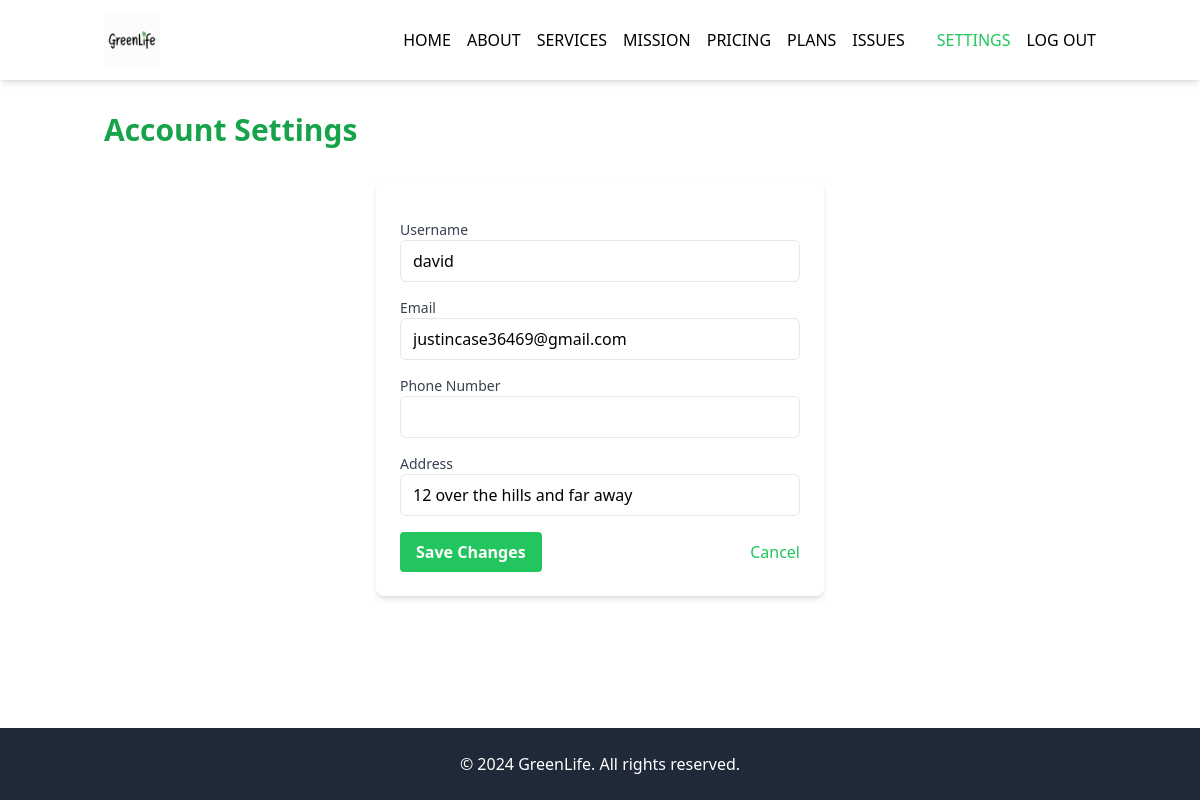
The app's page /settings/ (signed in), older data.
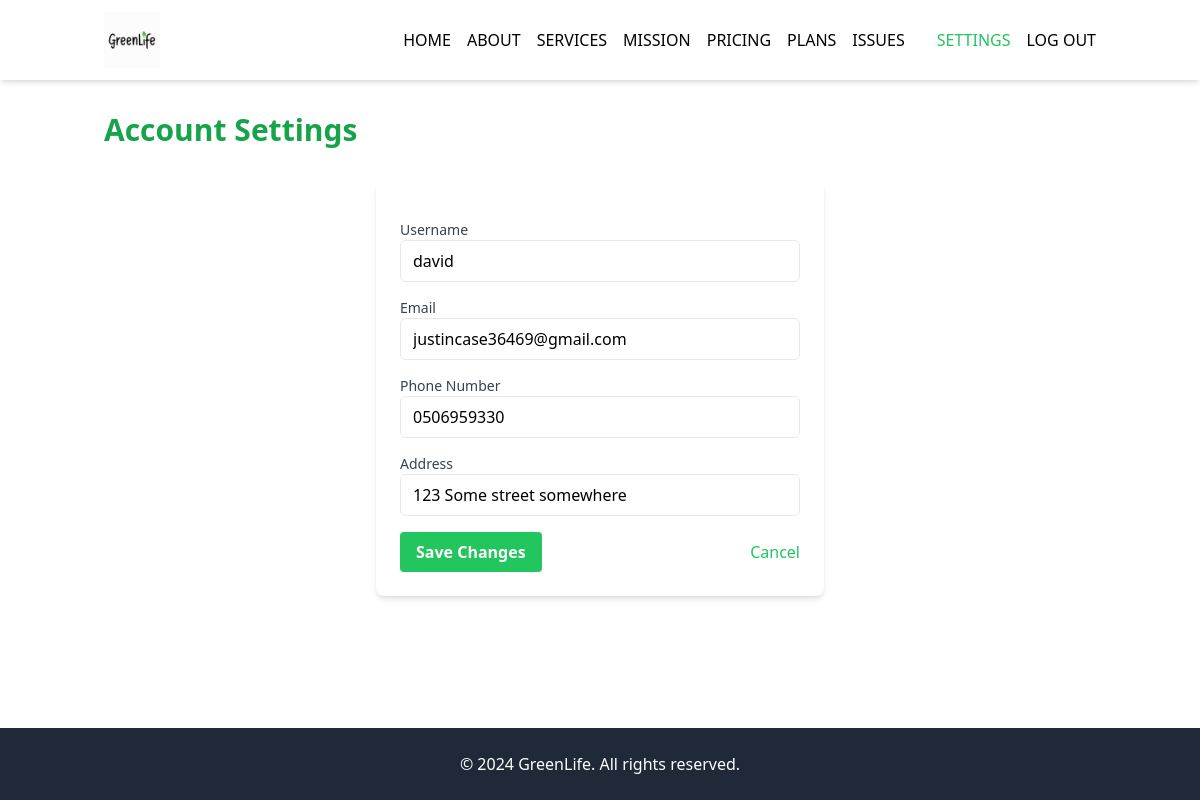
The same page, newer data.
### core/models.py (models this page shows, shortened)
class Customer(models.Model):
    user = models.OneToOneField('User', on_delete=models.CASCADE)
    phone_number = models.CharField(max_length=30, blank=True, null=True)
    username = models.CharField(max_length=30, null=False, blank=False)
    address = models.CharField(max_length=30, null=False, blank=False)

### core/views.py (the view)
# urls.py: path('settings/', settings, name='settings'),
@login_required
def settings(request):
    customer = Customer.objects.get(user=request.user)
    if request.method == 'POST':
        form = CustomerSettingsForm(request.POST, instance=customer)
        if form.is_valid():
            form.save()
            messages.success(request, 'Your settings have been updated successfully.')
            return redirect('settings')
    else:
        form = CustomerSettingsForm(instance=customer)
    return render(request, 'settings.html', {'form': form})

### core/forms.py (shortened to what this page needs)
class CustomerSettingsForm(forms.ModelForm):
    email = forms.EmailField(widget=forms.EmailInput(attrs={'class': 'w-full px-3 py-2 border rounded-md'}))
    class Meta:
        model = Customer
        fields = ['username', 'email', 'phone_number', 'address']
        widgets = {
            'username': forms.TextInput(attrs={'class': 'w-full px-3 py-2 border rounded-md'}),
            'phone_number': forms.TextInput(attrs={'class': 'w-full px-3 py-2 border rounded-md'}),
            'address': forms.TextInput(attrs={'class': 'w-full px-3 py-2 border rounded-md'}),
        }
    def __init__(self, *args, **kwargs):
        super().__init__(*args, **kwargs)
        if self.instance and self.instance.user:
            self.fields['email'].initial = self.instance.user.email

### Templates/settings.html (shortened to what this page needs)
{% extends 'base.html' %}
{% load static %}
{% block content %}
<div class="container mx-auto px-4 py-8">
    <h1 class="text-3xl font-bold text-green-600 mb-8">Account Settings</h1>
    <div class="bg-white shadow-md rounded-lg p-6 max-w-md mx-auto">
        <form method="post" class="space-y-4">
            <div>
                <label for="{{ form.username.id_for_label }}" class="block text-sm font-medium text-gray-700">Username</label>
                {{ form.username }}
            </div>
            <div>
                <label for="{{ form.email.id_for_label }}" class="block text-sm font-medium text-gray-700">Email</label>
                {{ form.email }}
            </div>
            <div>
                <label for="{{ form.phone_number.id_for_label }}" class="block text-sm font-medium text-gray-700">Phone Number</label>
                {{ form.phone_number }}
            </div>
            <div>
                <label for="{{ form.address.id_for_label }}" class="block text-sm font-medium text-gray-700">Address</label>
                {{ form.address }}
            </div>
            <div class="flex items-center justify-between">
                <button type="submit" class="bg-green-500 hover:bg-green-600 text-white font-bold py-2 px-4 rounded focus:outline-none focus:shadow-outline transition duration-300">
                    Save Changes
                </button>
                <a href="{% url 'home' %}" class="text-green-500 hover:text-green-600 transition duration-300">Cancel</a>
            </div>
        </form>
    </div>
</div>
{% endblock %}

Row changes from the older to the newer data that the page shows:
changed Customer "david": phone_number (not shown) → "0506959330"; address "12 over the hills and far away" → "123 Some street somewhere"
